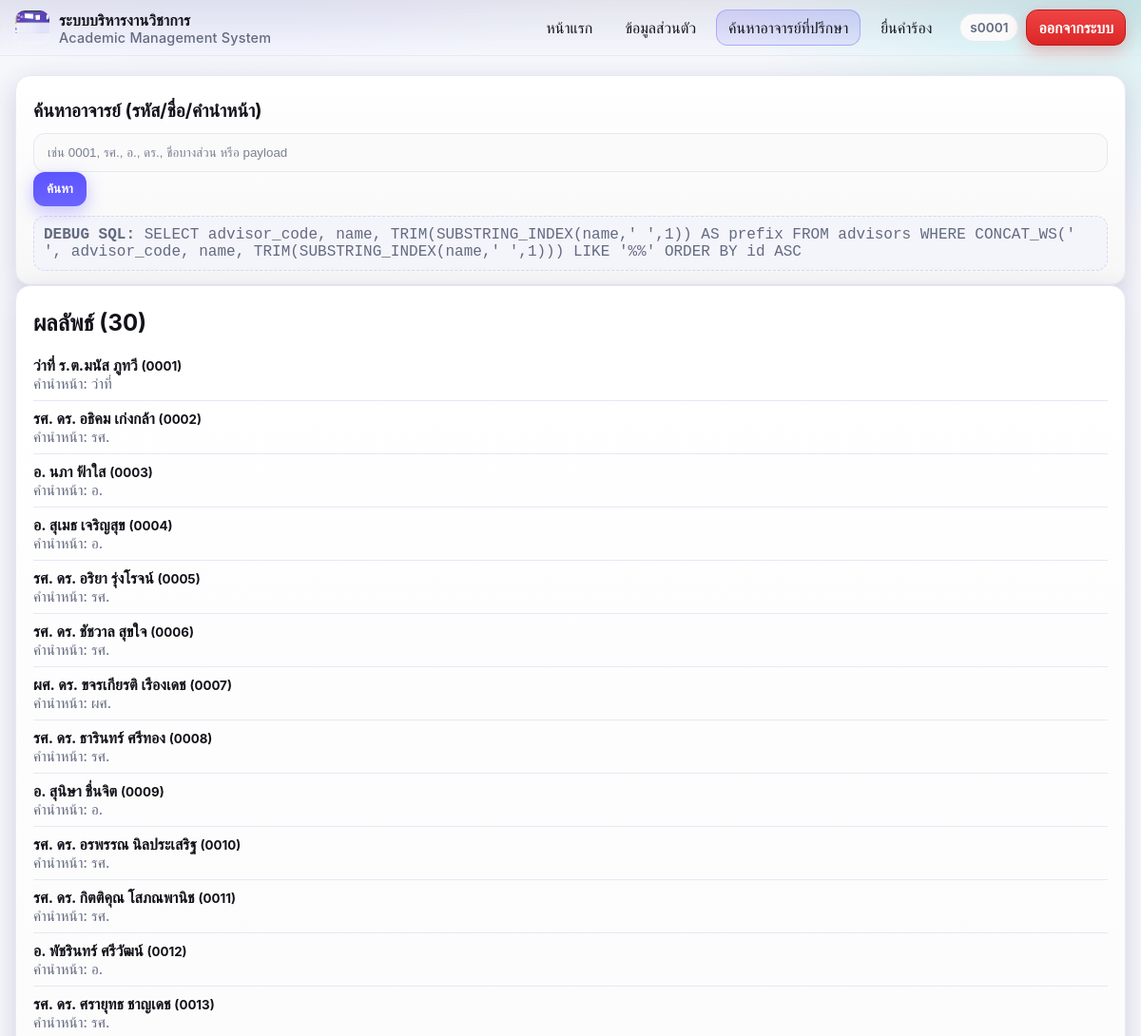
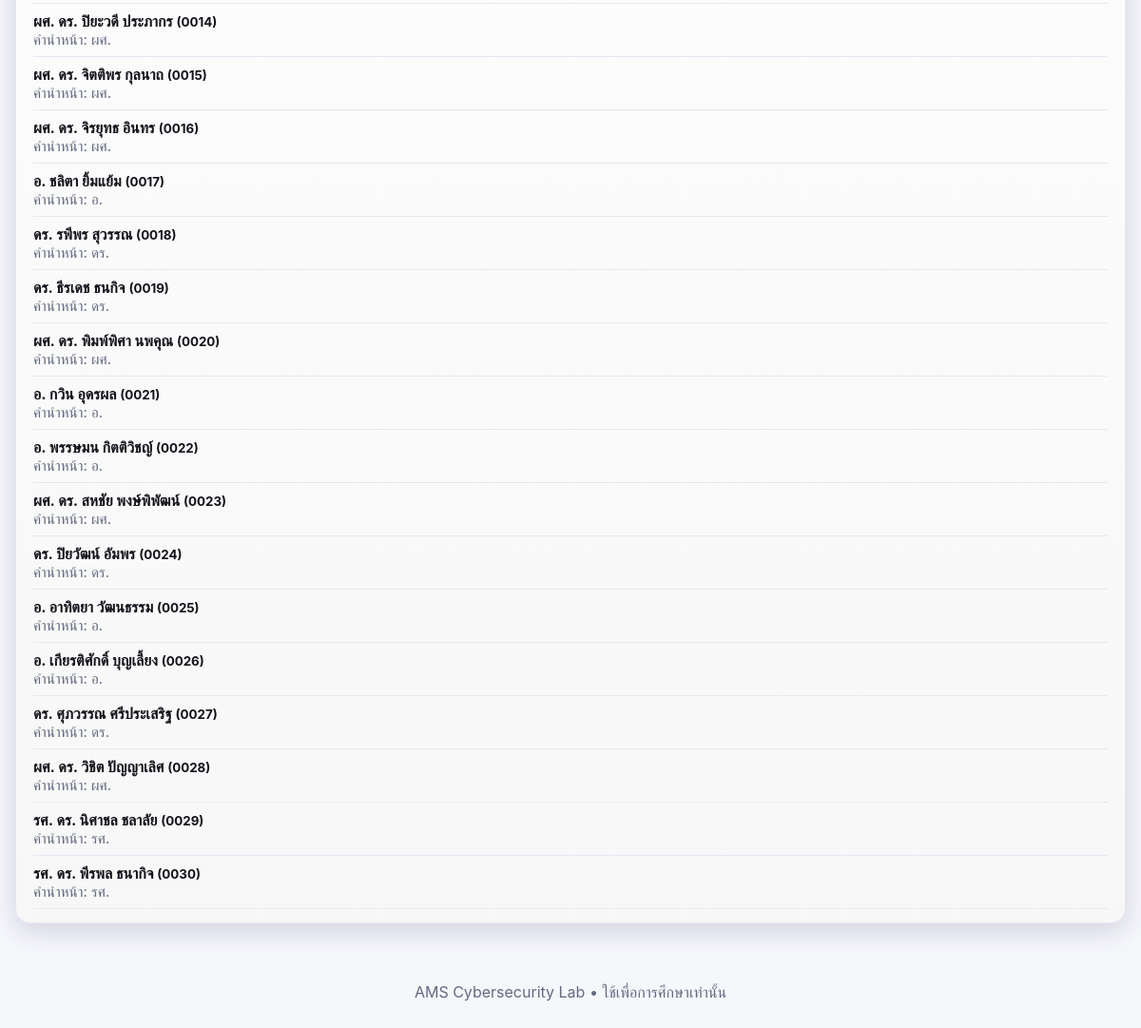
The page /advisors.php (signed in) on the database its author committed (2 pictures, top to bottom).
### tables this page shows
CREATE TABLE IF NOT EXISTS advisors (
    id INT AUTO_INCREMENT PRIMARY KEY,
    advisor_code CHAR(4) NOT NULL UNIQUE,   
    name VARCHAR(120), 
    position VARCHAR(120), 
    department VARCHAR(120), 
    email VARCHAR(120), 
    phone VARCHAR(50)
);

### src/advisors.php (the view)
<?php
require 'db.php';
include '_header.php';
$q = $_GET['q'] ?? '';
$sql = "SELECT advisor_code,
               name,
               TRIM(SUBSTRING_INDEX(name,' ',1)) AS prefix
        FROM advisors
        WHERE CONCAT_WS(' ', advisor_code, name, TRIM(SUBSTRING_INDEX(name,' ',1))) LIKE '%$q%' ORDER BY id ASC";
$res = $conn->query($sql);
$rows = [];
while ($res && $row = $res->fetch_assoc()) { $rows[] = $row; }
function h($s){ return htmlspecialchars((string)$s, ENT_QUOTES, 'UTF-8'); }
?>
<div class="card">
  <h1>ค้นหาอาจารย์ (รหัส/ชื่อ/คำนำหน้า)</h1>
  <form method="get" class="row">
    <input name="q" placeholder="เช่น 0001, รศ., อ., ดร., ชื่อบางส่วน หรือ payload" value="<?=h($q)?>">
    <button class="btn">ค้นหา</button>
  </form>
  <div class="debug"><b>DEBUG SQL:</b> <?=h($sql)?></div>
</div>
<?php if (empty($rows)): ?>
  <div class="card"><p>ไม่พบข้อมูล</p></div>
<?php else: ?>
  <div class="card">
    <h2>ผลลัพธ์ (<?=h(count($rows))?>)</h2>
    <ul style="list-style:none; padding:0; margin:0">
      <?php foreach($rows as $r): ?>
        <li style="padding:8px 0; border-bottom:1px solid var(--border)">
          <div style="font-weight:700"><?=h($r['name'])?> <small>(<?=h($r['advisor_code'])?>)</small></div>
          <div class="hint">คำนำหน้า: <?=h($r['prefix'])?></div>
        </li>
      <?php endforeach; ?>
    </ul>
  </div>
<?php endif; ?>
<?php include '_footer.php'; ?>

### src/assets/style.css (style rules this page uses)
:root { --bg:#f6f7fb; --surface:#ffffff; --text:#12131a; --muted:#636a80; --border:#e6e8f5; --border-strong:#d6d8ee; --primary:#5c54ff; --primary-2:#8a7bff; --primary-3:#6b63ff; --accent:#00bfa6; --warn:#ffcc00; --danger:#ff5570; --ok:#22c55e; --ring: rgba(92,84,255,.35); --radius:16px; --shadow:0 8px 28px rgba(45,35,105,.18); --shadow-2:0 2px 10px rgba(24,21,72,.12); }
html,body { height:100% }
body { margin:0; font-family: Inter, ui-sans-serif, system-ui, -apple-system, Segoe UI, Roboto, Ubuntu, Cantarell, "Noto Sans", Arial; color:var(--text); background: var(--bg); background-image: radial-gradient(1000px 500px at 20% -10%, rgba(92,84,255,.15), transparent 60%), radial-gradient(700px 400px at 100% 0%, rgba(0,191,166,.12), transparent 60%); background-repeat:no-repeat; }
.card { background: var(--surface); border:1px solid var(--border); border-radius:var(--radius); box-shadow:var(--shadow); padding:18px 18px 14px; }
.card h1,.card h2 { margin:6px 0 12px }
.card h1 { font-size:1.2rem }
.card .hint { color:var(--muted); font-size:.95rem }
input,select,textarea { width:100%; box-sizing:border-box; padding:12px 14px; border-radius:12px; background:#fbfbfd; border:1px solid var(--border); color:var(--text); outline:none; transition:border .18s, box-shadow .18s, background .18s; }
input::placeholder { color:#9096ad }
.btn, button { -webkit-appearance:none; appearance:none; border:0; cursor:pointer; padding:10px 14px; border-radius:12px; font-weight:700; background: linear-gradient(180deg, var(--primary), var(--primary-3)); color:#fff; box-shadow:0 6px 18px rgba(92,84,255,.35); transition: transform .08s ease, box-shadow .2s ease, filter .2s ease; }
.debug { margin-top:10px; background:#f4f5fb; border:1px dashed var(--border-strong); border-radius:12px; padding:10px; color:var(--muted); font-family: ui-monospace, SFMono-Regular, Menlo, Consolas, "Liberation Mono", monospace; overflow:auto; }

### rows shown on the page
advisors: name "ว่าที่ ร.ต.มนัส ภูทวี", advisor_code "0001", prefix "ว่าที่"
advisors: name "รศ. ดร. อธิคม เก่งกล้า", advisor_code "0002", prefix "รศ."
advisors: name "อ. นภา ฟ้าใส", advisor_code "0003", prefix "อ."
advisors: name "อ. สุเมธ เจริญสุข", advisor_code "0004", prefix "อ."
advisors: name "รศ. ดร. อริยา รุ่งโรจน์", advisor_code "0005", prefix "รศ."
advisors: name "รศ. ดร. ชัชวาล สุขใจ", advisor_code "0006", prefix "รศ."
advisors: name "ผศ. ดร. ขจรเกียรติ เรืองเดช", advisor_code "0007", prefix "ผศ."
advisors: name "รศ. ดร. ธารินทร์ ศรีทอง", advisor_code "0008", prefix "รศ."
advisors: name "อ. สุนิษา ชื่นจิต", advisor_code "0009", prefix "อ."
advisors: name "รศ. ดร. อรพรรณ นิลประเสริฐ", advisor_code "0010", prefix "รศ."
advisors: name "รศ. ดร. กิตติคุณ โสภณพานิช", advisor_code "0011", prefix "รศ."
advisors: name "อ. พัชรินทร์ ศรีวัฒน์", advisor_code "0012", prefix "อ."
advisors: name "รศ. ดร. ศรายุทธ ชาญเดช", advisor_code "0013", prefix "รศ."
advisors: name "ผศ. ดร. ปิยะวดี ประภากร", advisor_code "0014", prefix "ผศ."
advisors: name "ผศ. ดร. จิตติพร กุลนาถ", advisor_code "0015", prefix "ผศ."
advisors: name "ผศ. ดร. จิรยุทธ อินทร", advisor_code "0016", prefix "ผศ."
advisors: name "อ. ชลิตา ยิ้มแย้ม", advisor_code "0017", prefix "อ."
advisors: name "ดร. รพีพร สุวรรณ", advisor_code "0018", prefix "ดร."
advisors: name "ดร. ธีรเดช ธนกิจ", advisor_code "0019", prefix "ดร."
advisors: name "ผศ. ดร. พิมพ์พิศา นพคุณ", advisor_code "0020", prefix "ผศ."
advisors: name "อ. กวิน อุดรผล", advisor_code "0021", prefix "อ."
advisors: name "อ. พรรษมน กิตติวิชญ์", advisor_code "0022", prefix "อ."
advisors: name "ผศ. ดร. สหชัย พงษ์พิพัฒน์", advisor_code "0023", prefix "ผศ."
advisors: name "ดร. ปิยวัฒน์ อัมพร", advisor_code "0024", prefix "ดร."
advisors: name "อ. อาทิตยา วัฒนธรรม", advisor_code "0025", prefix "อ."
advisors: name "อ. เกียรติศักดิ์ บุญเลี้ยง", advisor_code "0026", prefix "อ."
advisors: name "ดร. ศุภวรรณ ศรีประเสริฐ", advisor_code "0027", prefix "ดร."
advisors: name "ผศ. ดร. วิชิต ปัญญาเลิศ", advisor_code "0028", prefix "ผศ."
advisors: name "รศ. ดร. นิศาชล ชลาลัย", advisor_code "0029", prefix "รศ."
advisors: name "รศ. ดร. พีรพล ธนากิจ", advisor_code "0030", prefix "รศ."

### other values the page prints
$_SESSION['user'] "s0001"
$sql "SELECT advisor_code, name, TRIM(SUBSTRING_INDEX(name,' ',1)) AS prefix FROM advisors WHERE CONCAT_WS(' ', advisor_code, name, TRIM(SUBSTRING_INDEX(name,' ',1))) LIKE '%%' ORDER BY id ASC"
count($rows) "30"
